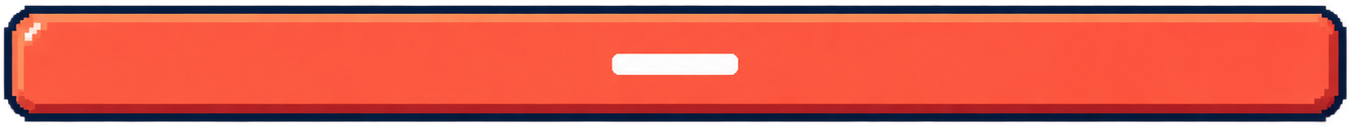
#> input picture screen_translator/resources/pixel_v092/bar_danger.png, 1351 x 128 px, given in place of secondary_md.png, which was not available
$ python prepare_ui_assets.py
#> lines starting #> are read from the running program, lines starting #| are printed output that depends on the picture; pictures that were not available may be replaced by others from this repository, and a replacement may not be noted
"""Derive text-free nine-slice plates and isolated scene icons from existing art.

Run from any directory. All sampling/cropping is nearest-neighbour; no new artwork
or screenshots are used as widget backgrounds. See resources/ui_v2/README.md.
"""
from pathlib import Path

from PIL import Image

ROOT = Path(__file__).resolve().parents[1] / "screen_translator/resources"
SOURCE = ROOT / "pixel_v092"
OUTPUT = ROOT / "ui_v2"


def plate(source: str, target: str, size: tuple[int, int], inset: int) -> None:
#> called with source = 'secondary_md', target = 'frame_window', size = (120, 60), inset = 10
    image = Image.open(SOURCE / f"{source}.png").convert("RGBA")
#> image is the input picture: PIL image 1351x128 RGBA; mean R, G, B, A 191.9, 74.7, 61.7, 226.9
    image = image.resize(size, Image.Resampling.NEAREST)
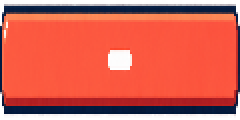
#> image: PIL image 120x60 RGBA (shown 2 times larger); mean R, G, B, A 192.1, 74.9, 62.6, 227.9; transparent parts drawn white
    # Repeat a text-free interior column to remove placeholder glyphs while
    # preserving the original artist's vertical shading and edge pixels.
    column = image.crop((inset, inset, inset + 1, size[1] - inset))
    image.paste(column.resize((size[0] - 2 * inset, size[1] - 2 * inset), Image.Resampling.NEAREST), (inset, inset))
    image.save(OUTPUT / f"{target}.png")


def main() -> None:
    OUTPUT.mkdir(exist_ok=True)
    plate("secondary_md", "frame_window", (120, 60), 10)
    plate("secondary_md", "button_secondary", (120, 60), 10)
    plate("primary_md", "button_primary", (120, 60), 10)
#> call 3 of plate, with source = 'primary_md', target = 'button_primary', size = (120, 60), inset = 10
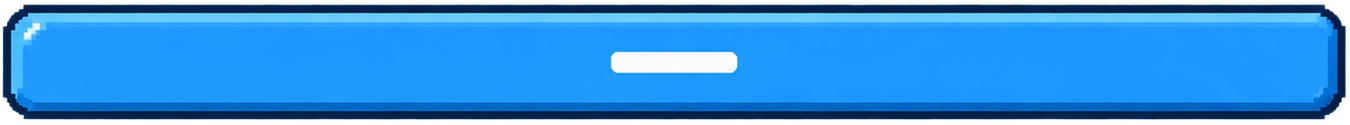
#> input picture screen_translator/resources/pixel_v092/bar_primary.png, 1350 x 125 px, given in place of primary_md.png, which was not available
#> in plate, image is the input picture: PIL image 1350x125 RGBA; mean R, G, B, A 31.4, 127, 210.6, 229.5
#> in plate (call 3), `image = image.resize(size, Image.Resampling.NEAREST)`:
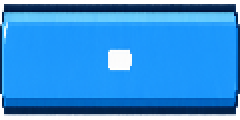
#> image: PIL image 120x60 RGBA (shown 2 times larger); mean R, G, B, A 31.6, 127.9, 209, 231.2; transparent parts drawn white
    plate("danger_md", "button_danger", (120, 60), 10)
    plate("input_normal", "combo", (180, 40), 6)
    plate("general_normal", "card", (90, 84), 10)
    plate("topbar_panel", "titlebar", (240, 40), 5)
    plate("nav_normal_a", "nav_normal", (160, 52), 8)
    plate("nav_selected", "nav_selected", (160, 52), 8)
    for name in ("general", "game", "course", "video", "meeting", "custom"):
        image = Image.open(SOURCE / f"{name}_normal.png").convert("RGBA")
        # The scene icon occupies the top-middle; labels remain in the source.
        icon = image.crop((55, 44, image.width - 55, 126))
        # Remove only the connected cream background, keeping white highlights.
        from PIL import ImageDraw
        ImageDraw.floodfill(icon, (0, 0), (0, 0, 0, 0), thresh=38)
        box = icon.getbbox()
        icon.crop(box).save(OUTPUT / f"scene_{name}.png")
    print(f"Prepared UI plates: {OUTPUT}")


if __name__ == "__main__":
#> (the run stopped early here; a loop or call above may not have finished)
